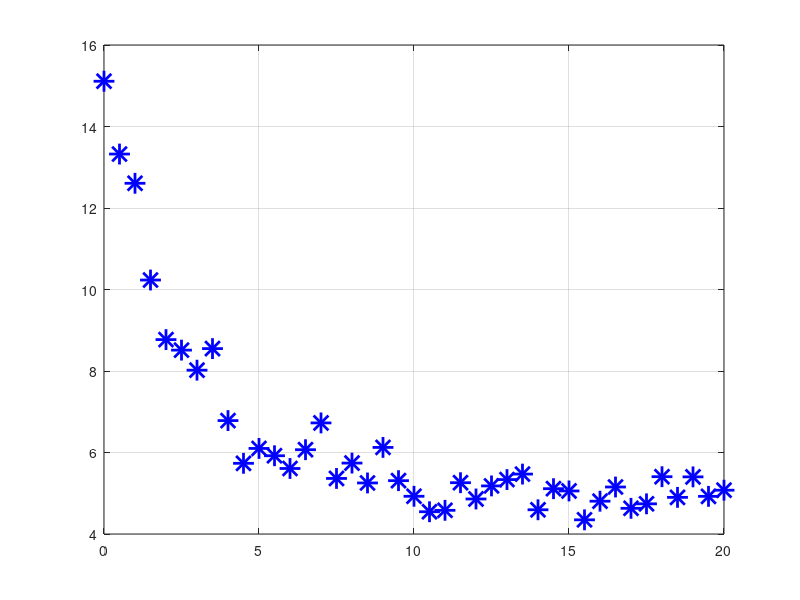

The MATLAB script that drew this image: (Note: this script raises an error after producing the figure.)
% Uses fitnlm() to fit a non-linear model (an exponential decay curve) through noisy data.
% Requires the Statistics and Machine Learning Toolbox, which is where fitnlm() is contained.
% Initialization steps.
clc;    % Clear the command window.
close all;  % Close all figures (except those of imtool.)
clear;  % Erase all existing variables. Or clearvars if you want.
workspace;  % Make sure the workspace panel is showing.
format long g;
format compact;
fontSize = 20;

% Create the X coordinates from 0 to 20 every 0.5 units.
X = 0 : 0.5 : 20;

% Define function that the X values obey.
a = 10 % Arbitrary sample values I picked.
b = 0.4
c = 5
Y = a * exp(-X * b) + c; % Get a vector.  No noise in this Y yet.

% Add noise to Y.
Y = Y + 0.5 * randn(1, length(Y));
% Now we have noisy training data that we can send to fitnlm().
% Plot the noisy initial data.
plot(X, Y, 'b*', 'LineWidth', 2, 'MarkerSize', 15);
grid on;

% Convert X and Y into a table, which is the form fitnlm() likes the input data to be in.
tbl = table(X', Y');
% Define the model as Y = a + exp(-b*x)
% Note how this "x" of modelfun is related to big X and big Y.
% x((:, 1) is actually X and x(:, 2) is actually Y - the first and second columns of the table.
modelfun = @(b,x) b(1) * exp(-b(2)*x(:, 1)) + b(3);  
beta0 = [11, .5, 6]; % Guess values to start with.  Just make your best guess.
% Now the next line is where the actual model computation is done.
mdl = fitnlm(tbl, modelfun, beta0);
% Now the model creation is done and the coefficients have been determined.
% YAY!!!!

% Extract the coefficient values from the the model object.
% The actual coefficients are in the "Estimate" column of the "Coefficients" table that's part of the mode.
coefficients = mdl.Coefficients{:, 'Estimate'}
% Create smoothed/regressed data using the model:
yFitted = coefficients(1) * exp(-coefficients(2)*X) + coefficients(3);
% Now we're done and we can plot the smooth model as a red line going through the noisy blue markers.
hold on;
plot(X, yFitted, 'r-', 'LineWidth', 2);
grid on;
title('Exponential Regression with fitnlm()', 'FontSize', fontSize);
xlabel('X', 'FontSize', fontSize);
ylabel('Y', 'FontSize', fontSize);
legendHandle = legend('Noisy Y', 'Fitted Y', 'Location', 'north');
legendHandle.FontSize = 30;
formulaString = sprintf('Y = %.3f * exp(-%.3f * X) + %.3f', coefficients(1), coefficients(2), coefficients(3))
text(7, 11, formulaString, 'FontSize', 25, 'FontWeight', 'bold');

% Set up figure properties:
% Enlarge figure to full screen.
set(gcf, 'Units', 'Normalized', 'OuterPosition', [0 0 1 1]);
% Get rid of tool bar and pulldown menus that are along top of figure.
% set(gcf, 'Toolbar', 'none', 'Menu', 'none');
% Give a name to the title bar.
set(gcf, 'Name', 'Demo by ImageAnalyst', 'NumberTitle', 'Off') 


